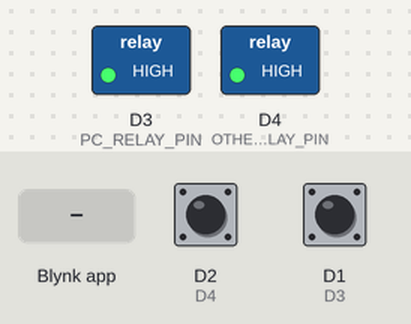
A sketch run on a simulated ESP8266 (NodeMCU). Shown: switched loads named in the sketch (green lamp = pin HIGH). The inputs (shaded band) are chosen by the test bench; at power-on: D2 (D4) HIGH, D1 (D3) HIGH. WiFi joins after 1.5 s; servers stay silent unless stated.

Above: at 3.0 s.
3.1 s: Blynk app writes 0 to V1
At 3.6 s:
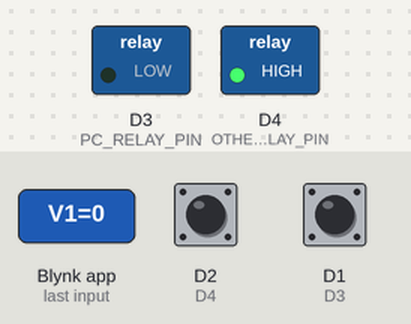
4.6 s: Blynk app writes 1 to V1
At 5.8 s:
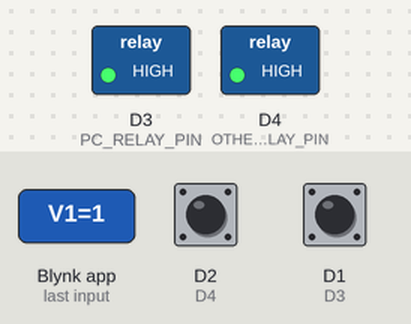
6.1 s: Blynk app writes 0 to V2
At 7.1 s:
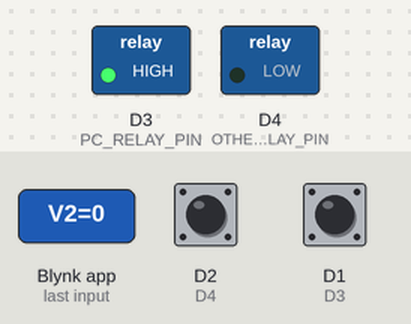
7.6 s: Blynk app writes 1 to V2
At 8.2 s:
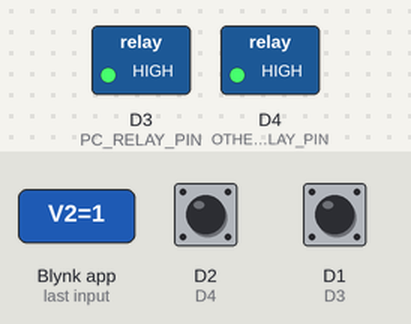
Timing chart, 0 to 10.1 s (numbered marks = the images above; inputs shaded):
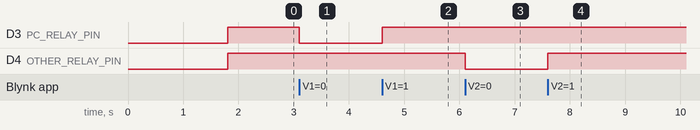

The sketch:

ESP8266_Standalone.ino
```cpp
#define BLYNK_PRINT Serial

#define BLYNK_TEMPLATE_ID "TMPL6eRguGIj_"
#define BLYNK_TEMPLATE_NAME "SHIHAB AUTOMATION"
#define BLYNK_AUTH_TOKEN "5LvsZf6g6xaLgcRzmF6NKW1JVnB_Nuzv"

#include <ESP8266WiFi.h>
#include <BlynkSimpleEsp8266.h>

char ssid[] = "SHIHAB";
char pass[] = "Nointernet";

// Digital pins on the ESP8266

// INPUT
const int D3 = 5;
const int D4 = 4;

// OUTPUT
const int PC_RELAY_PIN = 0; // D1
const int OTHER_RELAY_PIN = 2; // D2

bool switchStatePC = LOW;
bool switchStateOther = LOW;

void setup()
{
  // Debug console
  Serial.begin(9600);

  Blynk.begin(BLYNK_AUTH_TOKEN, ssid, pass);

  // Initialize digital pins as outputs
  pinMode(PC_RELAY_PIN, OUTPUT);
  pinMode(OTHER_RELAY_PIN, OUTPUT);
  pinMode(D3, INPUT_PULLUP);
  pinMode(D4, INPUT_PULLUP);

  // set the local state
  digitalWrite(PC_RELAY_PIN, HIGH);
  digitalWrite(OTHER_RELAY_PIN, HIGH);
}

BLYNK_WRITE(V1) {
  // Get the state of the virtual pin
  switchStatePC = param.asInt();

  // Set the corresponding digital pin state
  digitalWrite(PC_RELAY_PIN, switchStatePC);
}

BLYNK_WRITE(V2) {
  switchStateOther = param.asInt();
  digitalWrite(OTHER_RELAY_PIN, switchStateOther);
}

// function of local switch controlling
void localSwitchControlling(){
  const int pc_switch = digitalRead(D3);
  const int other_switch = digitalRead(D4);

  if(pc_switch == LOW){
    switchStatePC = !switchStatePC;
  }else{
    switchStatePC = !switchStatePC;
  }

  if(other_switch == LOW){
    switchStateOther = !switchStateOther;
  }else{
    switchStateOther = !switchStateOther;
  }
}

void loop()
{
  Blynk.run();
  localSwitchControlling();
}
```

Measured:
- after the input at 3.1 s, D3 (PC_RELAY_PIN): HIGH → LOW at once
- after the input at 4.6 s, D3 (PC_RELAY_PIN): LOW → HIGH at once
- after the input at 6.1 s, D4 (OTHER_RELAY_PIN): HIGH → LOW at once
- after the input at 7.6 s, D4 (OTHER_RELAY_PIN): LOW → HIGH at once
